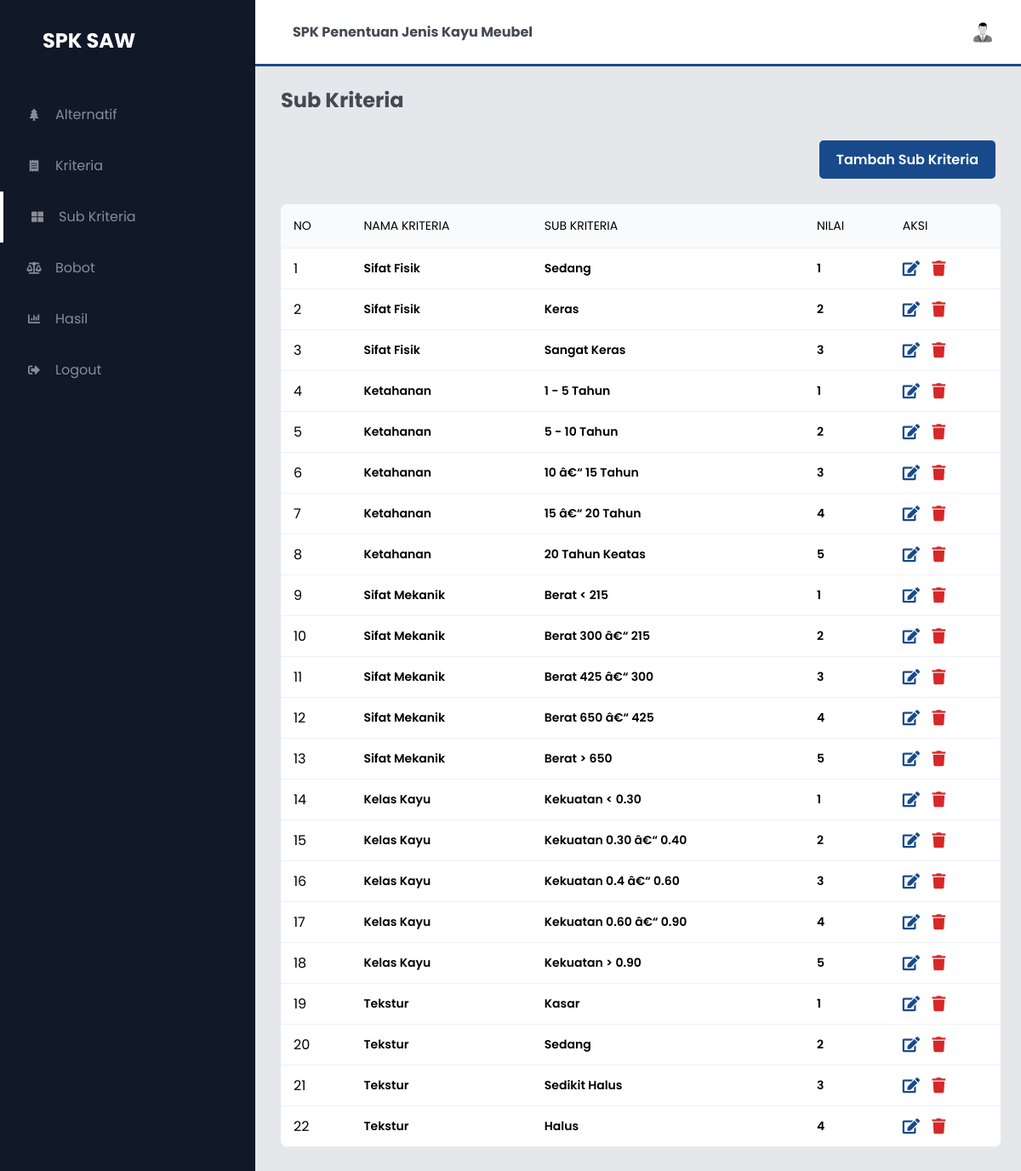
/subkriteria.php (signed in), run on the app's committed database.
### tables this page shows
CREATE TABLE `subkriteria` (
  `id_subkriteria` int(3) NOT NULL,
  `id_kriteria` int(3) NOT NULL,
  `nilai` float NOT NULL,
  `keterangan` varchar(50) NOT NULL
);

CREATE TABLE `kriteria` (
  `id_kriteria` int(3) NOT NULL,
  `kode_kriteria` varchar(11) NOT NULL,
  `nama_kriteria` varchar(30) NOT NULL,
  `bobot` float NOT NULL,
  `tipe` varchar(100) NOT NULL
);

### subkriteria.php (the view, shortened to what this page needs)
<?php include 'components/head.php'; ?>
<body>
<?php include 'components/sidebar.php'; ?>
    <section id="interface">
<?php include 'components/navbar.php'; ?>
        <h3 class="i-name">
            Sub Kriteria
        </h3>
            <div class="values">
                <a href="subkriteria_tambah.php" class="btn btn-primary">Tambah Sub Kriteria</a>
            </div>
        <div class="board">
            <table width="100%">
                <thead>
                    <tr>
                        <td>No</td>
                        <td>Nama Kriteria</td>
                        <td>Sub Kriteria</td>
                        <td>Nilai</td>
                        <td>Aksi</td>
                    </tr>
                </thead>
                <tbody>
                    <?php
                        $query="SELECT * FROM subkriteria INNER JOIN kriteria ON subkriteria.id_kriteria = kriteria.id_kriteria";
                        $execute = $conn->query($query);
                        if ($execute->num_rows > 0){
                            $no=1;
                            while($data=$execute->fetch_array(MYSQLI_ASSOC)){
                                echo"
                                <tr>
                                    <td>$no</td>
                                    <td><h5>$data[nama_kriteria]</h5></td>
                                    <td><h5>$data[keterangan]</h5></td>
                                    <td><h5>$data[nilai]</h5></td>
                                    <td>
                                        <a href='subkriteria_ubah.php?id=".$data['id_subkriteria']."' class='edit'><i class='fas fa-edit'></i></a>
                                        <a href='proses/hapus.php?op=subkriteria&id=".$data['id_subkriteria']."' data-a=".$data['nama_kriteria']." id='hapus' class='hapus'><i class='fas fa-trash'></i></a>
                                    </td>
                                </tr>";
                                $no++;
                            }
                        }else{
                            echo "<tr><td  class='text-center text-green' colspan='4'><b>Kosong</b></td></tr>";
                        }
                    ?>
                </tbody>
            </table>
        </div>
    </section>
</body>
</html>

### assets/css/style.css (style rules this page uses)
* { margin: 0; padding: 0; box-sizing: border-box; font-family: 'Poppins', sans-serif; }
body { width: 100%; background: #E5E7EB; position: relative; display: flex; }
a { text-decoration: none; }
#interface { width: calc(100% - 300px); margin-left: 300px; position: relative; }
.i-name { color: #444a53; padding: 30px 30px 0 30px; font-size: 24px; font-weight: 700; margin-top: 70px; }
.values { padding: 30px 30px 0 30px; display: flex; justify-content: flex-end; align-items: center; flex-wrap: wrap; }
.btn { align-items: center; border: none; border-radius: 5px; box-sizing: border-box; color: #ffffff; cursor: pointer; display: inline-flex; font-size: 16px; font-weight: 600; justify-content: center; line-height: 20px; max-width: 480px; min-height: 45px; min-width: 0px; overflow: hidden; padding: 0px 20px; text-align: center; touch-action: manipulation; transition: background-color 0.167s cubic-bezier(0.4, 0, 0.2, 1) 0s, box-shadow 0.167s cubic-bezier(0.4, 0, 0.2, 1) 0s, color 0.167s cubic-bezier(0.4, 0, 0.2, 1) 0s; user-select: none; -webkit-user-select: none; vertical-align: middle; }
.btn-primary { background-color: #184a8b; }
.board { width: 94%; margin: 30px 0 30px 30px; overflow: auto; background: #fff; border-radius: 8px; }
.board h5 { font-weight: 600; font-size: 14px; }
table { border-collapse: collapse; }
tr { border-bottom: 1px solid #eef0f3; }
thead td { font-size: 14px; text-transform: uppercase; font-weight: 400; background: #f9fafb; text-align: start; padding: 15px; }
tbody tr td { padding: 10px 15px; }
.edit { font-size: 18px; color: #184a8b; font-weight: 600; margin-right: 10px; }
.hapus { font-size: 18px; color: #d62828; font-weight: 600; }

### data on the page
subkriteria: id_kriteria.nama_kriteria "Sifat Fisik", keterangan "Sedang", nilai "1"
subkriteria: id_kriteria.nama_kriteria "Sifat Fisik", keterangan "Keras", nilai "2"
subkriteria: id_kriteria.nama_kriteria "Sifat Fisik", keterangan "Sangat Keras", nilai "3"
subkriteria: id_kriteria.nama_kriteria "Ketahanan", keterangan "1 - 5 Tahun", nilai "1"
subkriteria: id_kriteria.nama_kriteria "Ketahanan", keterangan "5 - 10 Tahun", nilai "2"
subkriteria: id_kriteria.nama_kriteria "Ketahanan", keterangan "10 â€“ 15 Tahun", nilai "3"
subkriteria: id_kriteria.nama_kriteria "Ketahanan", keterangan "15 â€“ 20 Tahun", nilai "4"
subkriteria: id_kriteria.nama_kriteria "Ketahanan", keterangan "20 Tahun Keatas", nilai "5"
subkriteria: id_kriteria.nama_kriteria "Sifat Mekanik", keterangan "Berat < 215", nilai "1"
subkriteria: id_kriteria.nama_kriteria "Sifat Mekanik", keterangan "Berat 300 â€“ 215", nilai "2"
subkriteria: id_kriteria.nama_kriteria "Sifat Mekanik", keterangan "Berat 425 â€“ 300", nilai "3"
subkriteria: id_kriteria.nama_kriteria "Sifat Mekanik", keterangan "Berat 650 â€“ 425", nilai "4"
subkriteria: id_kriteria.nama_kriteria "Sifat Mekanik", keterangan "Berat > 650", nilai "5"
subkriteria: id_kriteria.nama_kriteria "Kelas Kayu", keterangan "Kekuatan < 0.30", nilai "1"
subkriteria: id_kriteria.nama_kriteria "Kelas Kayu", keterangan "Kekuatan 0.30 â€“ 0.40", nilai "2"
subkriteria: id_kriteria.nama_kriteria "Kelas Kayu", keterangan "Kekuatan 0.4 â€“ 0.60", nilai "3"
subkriteria: id_kriteria.nama_kriteria "Kelas Kayu", keterangan "Kekuatan 0.60 â€“ 0.90", nilai "4"
subkriteria: id_kriteria.nama_kriteria "Kelas Kayu", keterangan "Kekuatan > 0.90", nilai "5"
subkriteria: id_kriteria.nama_kriteria "Tekstur", keterangan "Kasar", nilai "1"
subkriteria: id_kriteria.nama_kriteria "Tekstur", keterangan "Sedang", nilai "2"
subkriteria: id_kriteria.nama_kriteria "Tekstur", keterangan "Sedikit Halus", nilai "3"
subkriteria: id_kriteria.nama_kriteria "Tekstur", keterangan "Halus", nilai "4"
